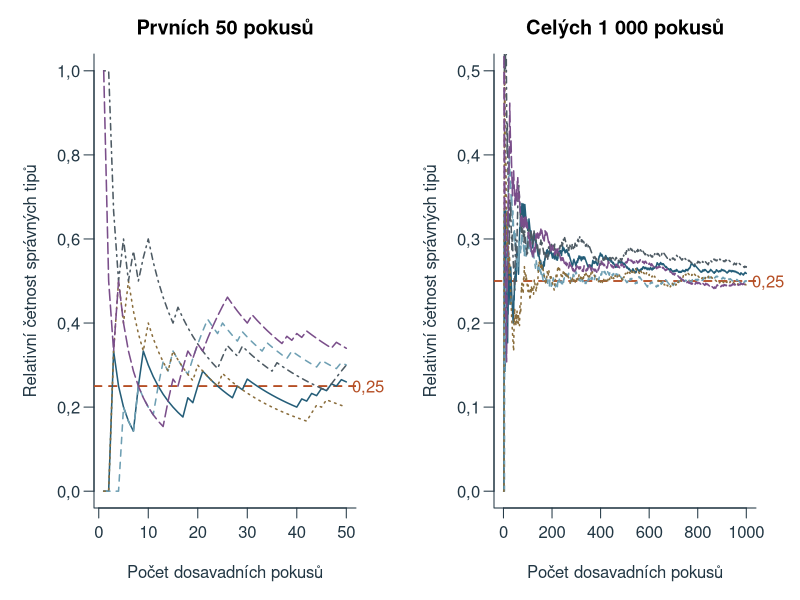
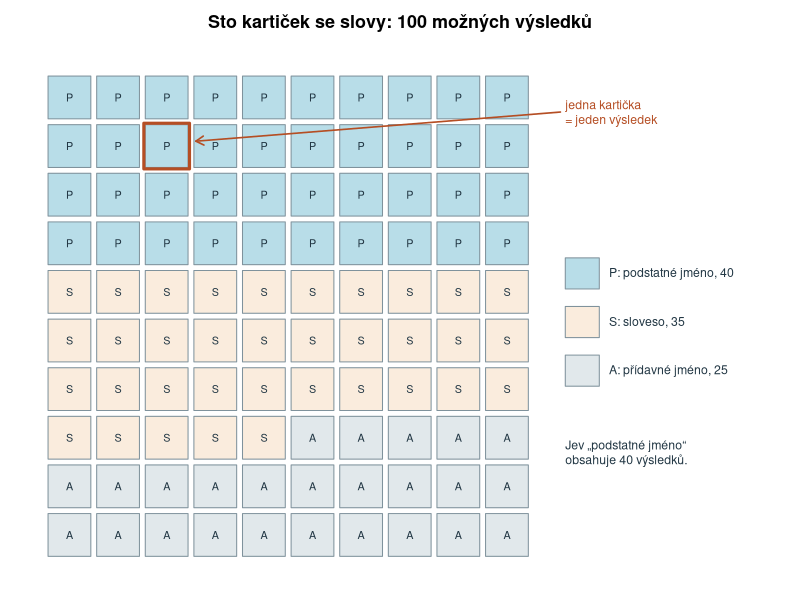
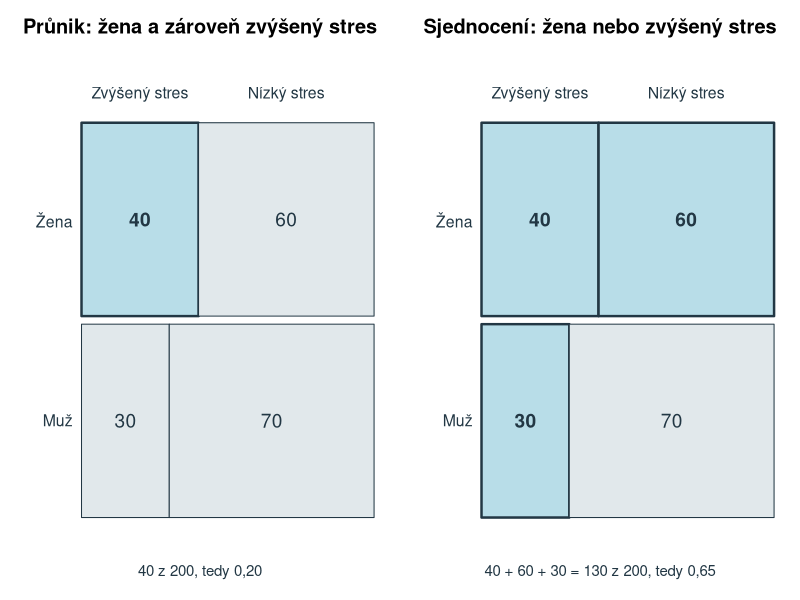
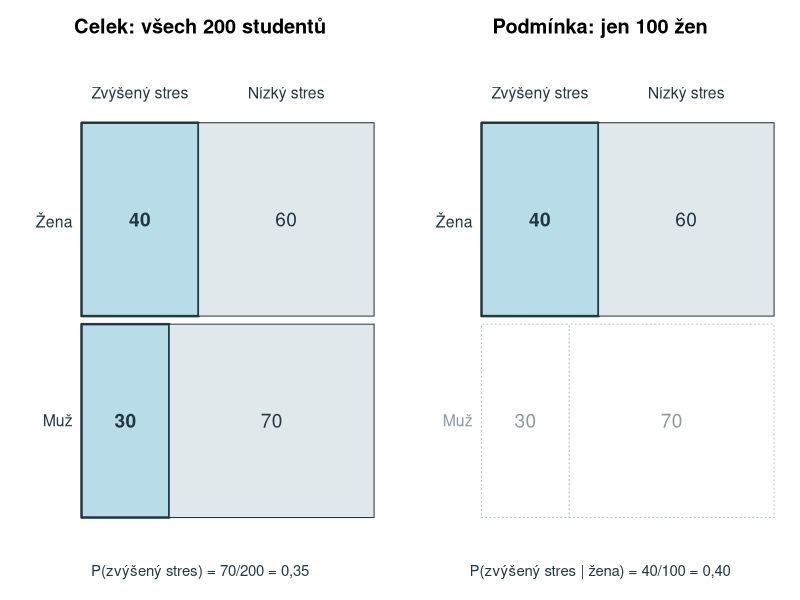
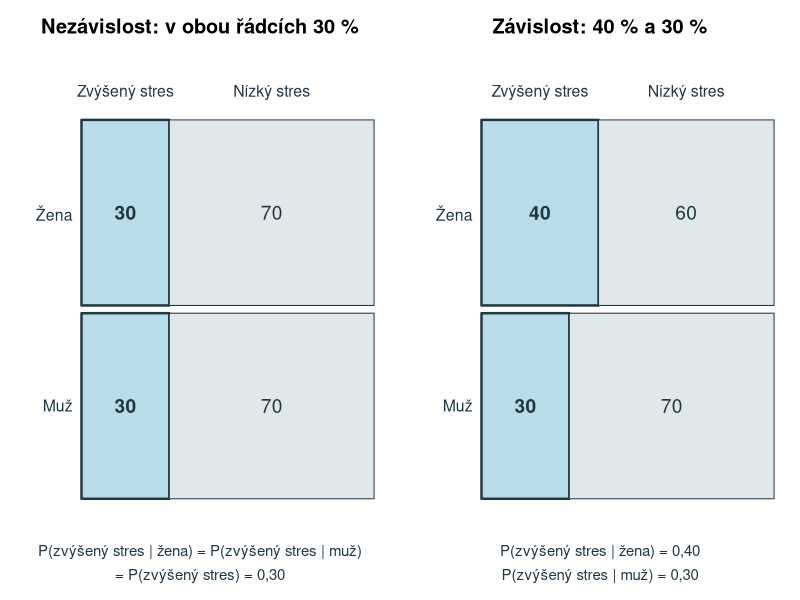
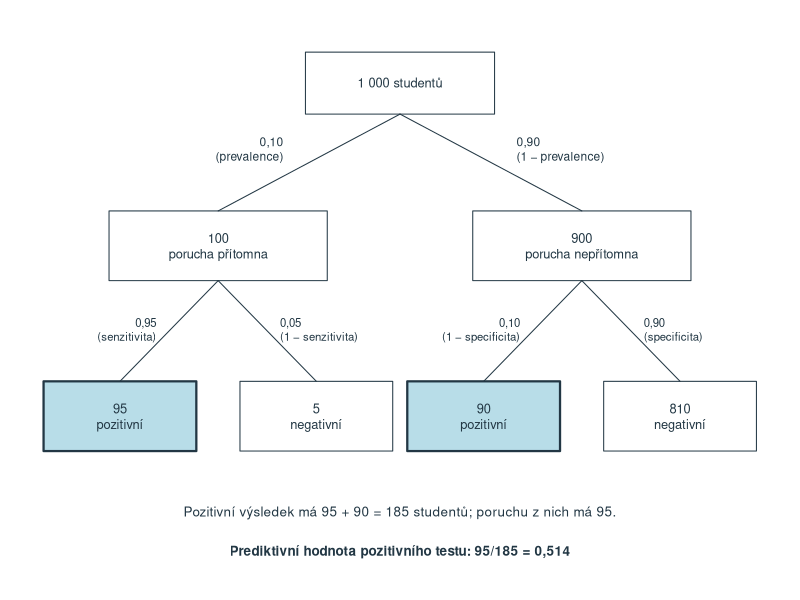
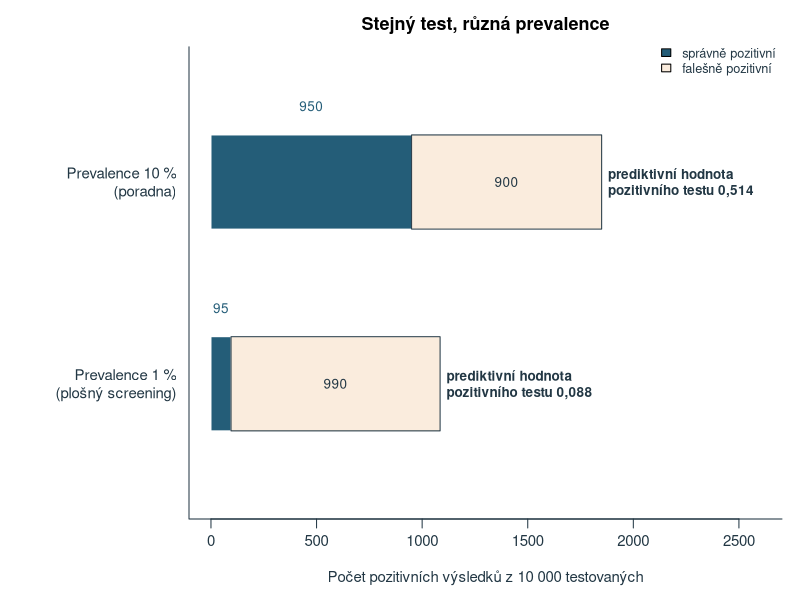
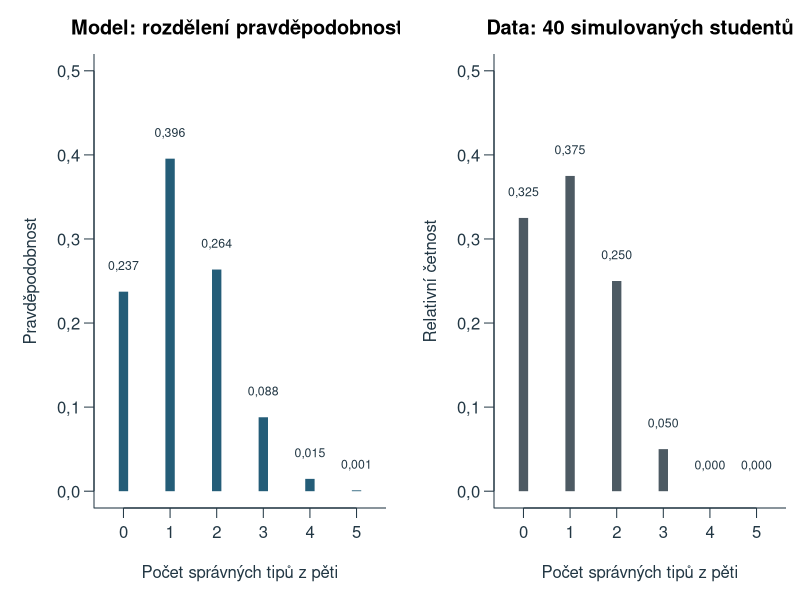

Write R code to recreate these figures, in order.
# Original teaching examples for chapter 5; base R, UTF-8, deterministic project-root paths.
# Model values and simulations only; no empirical psychological data.
ch5_out <- 'assets/chapter-05/plots'
ch5_old_options <- options(OutDec=',')
dir.create(ch5_out,recursive=TRUE,showWarnings=FALSE)
ch5_blue <- '#245D78'; ch5_orange <- '#B54E24'; ch5_fill <- '#B8DDE8'; ch5_gray <- '#4D5A63'; ch5_pale <- '#E1E8EB'; ch5_sand <- '#FAECDD'
ch5_num <- function(x,digits=3) formatC(x,format='f',digits=digits,decimal.mark=',')
ch5_draw <- function(name,code,width=8,height=4.5) {
  svg(file.path(ch5_out,paste0(name,'.svg')),width=width,height=height,family='sans',bg='white')
  par(mar=c(4.5,4.5,2.6,.8),mgp=c(2.7,.7,0),las=1,col.axis='#223744',col.lab='#223744',fg='#223744',cex=.9)
  force(code); dev.off()
}
# Fixed teaching inputs -------------------------------------------------------
ch5_cards <- c(podstatna=40,slovesa=35,pridavna=25)
ch5_dependent <- matrix(c(40,60,30,70),2,byrow=TRUE,dimnames=list(c('Žena','Muž'),c('Zvýšený stres','Nízký stres')))
ch5_independent <- matrix(c(30,70,30,70),2,byrow=TRUE,dimnames=dimnames(ch5_dependent))
ch5_sens <- .95; ch5_spec <- .90
# Natural frequencies: state present/absent by positive/negative result.
ch5_screen <- function(total,prev,sens=ch5_sens,spec=ch5_spec) {
  present <- total*prev; absent <- total-present
  c(present=present,absent=absent,tp=present*sens,fn=present*(1-sens),fp=absent*(1-spec),tn=absent*spec)
}
ch5_ppv <- function(f) unname(f['tp']/(f['tp']+f['fp']))
ch5_npv <- function(f) unname(f['tn']/(f['tn']+f['fn']))
ch5_n <- 5; ch5_pi <- .25
# Simulations: guessing one of four options; seeds fixed for reproducible figures.
set.seed(5)
ch5_runs <- vapply(1:5,function(j) cumsum(rbinom(1000,1,ch5_pi))/(1:1000),numeric(1000))
set.seed(20261012)
ch5_sim_hadani <- rbinom(40,ch5_n,ch5_pi)
# Figures -----------------------------------------------------------------------
ch5_draw('relativni-cetnost', {
  par(mfrow=c(1,2),mar=c(4.6,4.7,2.7,2.2))
  cols <- c(ch5_blue,'#6E9FB3','#8A6D3B',ch5_gray,'#7A4E8A')
  for(k in 1:2) {
    m <- c(50,1000)[k]
    plot(NA,xlim=c(1,m),ylim=c(0,if(k==1)1 else .5),xlab='Počet dosavadních pokusů',ylab='Relativní četnost správných tipů',main=c('Prvních 50 pokusů','Celých 1 000 pokusů')[k],bty='l')
    abline(h=ch5_pi,lty=2,lwd=1.8,col=ch5_orange)
    for(j in 1:5) lines(1:m,ch5_runs[1:m,j],col=cols[j],lwd=1.5,lty=j)
    axis(4,at=ch5_pi,labels='0,25',col.axis=ch5_orange,tick=FALSE,line=-.9)
  }
},width=10,height=4.4)
ch5_draw('karticky', {
  par(mar=c(.6,.6,2.4,.6))
  plot(NA,xlim=c(0,14.6),ylim=c(-.2,10.2),axes=FALSE,xlab='',ylab='',asp=1,main='Sto kartiček se slovy: 100 možných výsledků')
  kind <- rep(1:3,ch5_cards); fills <- c(ch5_fill,ch5_sand,ch5_pale); lab <- c('P','S','A')
  for(i in 0:99) {
    x <- i%%10; y <- 9-i%/%10
    rect(x+.06,y+.06,x+.94,y+.94,col=fills[kind[i+1]],border='#7F929C')
    text(x+.5,y+.5,lab[kind[i+1]],cex=.72)
  }
  rect(2.03,8.03,2.97,8.97,border=ch5_orange,lwd=3)
  arrows(10.6,9.2,3.1,8.6,length=.09,col=ch5_orange,lwd=1.6)
  text(10.7,9.2,'jedna kartička\n= jeden výsledek',adj=0,cex=.82,col=ch5_orange)
  rect(10.7,5.5+.06,11.4,6.2,col=fills[1],border='#7F929C'); text(11.6,5.87,'P: podstatné jméno, 40',adj=0,cex=.82)
  rect(10.7,4.5+.06,11.4,5.2,col=fills[2],border='#7F929C'); text(11.6,4.87,'S: sloveso, 35',adj=0,cex=.82)
  rect(10.7,3.5+.06,11.4,4.2,col=fills[3],border='#7F929C'); text(11.6,3.87,'A: přídavné jméno, 25',adj=0,cex=.82)
  text(10.7,2.2,'Jev „podstatné jméno“\nobsahuje 40 výsledků.',adj=0,cex=.82)
},width=8.6,height=5.6)
# Mosaic of a 2 x 2 table: rows have equal height, widths show row proportions.
ch5_mosaic <- function(tab,highlight,main,dim_row=integer(0)) {
  plot(NA,xlim=c(-.19,1),ylim=c(-.02,1.12),axes=FALSE,xlab='',ylab='',main=main)
  for(r in 1:2) {
    y1 <- 1-(r-1)*.5; y0 <- y1-.5; w <- tab[r,1]/sum(tab[r,])
    xs <- list(c(0,w),c(w,1))
    for(cc in 1:2) {
      on <- highlight[r,cc]; faded <- r %in% dim_row
      rect(xs[[cc]][1],y0+.01,xs[[cc]][2],y1-.01,col=if(on) ch5_fill else if(faded) 'white' else ch5_pale,border=if(faded) '#B5C1C8' else '#223744',lwd=if(on) 2.4 else 1,lty=if(faded) 3 else 1)
      text(mean(xs[[cc]]),(y0+y1)/2,tab[r,cc],cex=1.15,font=if(on) 2 else 1,col=if(faded) '#8A99A2' else '#223744')
    }
    text(-.03,(y0+y1)/2,rownames(tab)[r],adj=1,cex=.95,col=if(r %in% dim_row) '#8A99A2' else '#223744')
  }
  text(tab[1,1]/sum(tab[1,])/2,1.06,colnames(tab)[1],cex=.95); text((1+tab[1,1]/sum(tab[1,]))/2,1.06,colnames(tab)[2],cex=.95)
}
ch5_draw('prunik-sjednoceni', {
  par(mfrow=c(1,2),mar=c(2.6,.6,2.6,.6))
  ch5_mosaic(ch5_dependent,matrix(c(TRUE,FALSE,FALSE,FALSE),2,byrow=TRUE),'Průnik: žena a zároveň zvýšený stres')
  mtext('40 z 200, tedy 0,20',1,line=.6,cex=.9)
  ch5_mosaic(ch5_dependent,matrix(c(TRUE,TRUE,TRUE,FALSE),2,byrow=TRUE),'Sjednocení: žena nebo zvýšený stres')
  mtext('40 + 60 + 30 = 130 z 200, tedy 0,65',1,line=.6,cex=.9)
},width=10,height=4.2)
ch5_draw('podmineni', {
  par(mfrow=c(1,2),mar=c(2.6,.6,2.6,.6))
  ch5_mosaic(ch5_dependent,matrix(c(TRUE,FALSE,TRUE,FALSE),2,byrow=TRUE),'Celek: všech 200 studentů')
  mtext('P(zvýšený stres) = 70/200 = 0,35',1,line=.6,cex=.9)
  ch5_mosaic(ch5_dependent,matrix(c(TRUE,FALSE,FALSE,FALSE),2,byrow=TRUE),'Podmínka: jen 100 žen',dim_row=2)
  mtext('P(zvýšený stres | žena) = 40/100 = 0,40',1,line=.6,cex=.9)
},width=10,height=4.2)
ch5_draw('nezavislost', {
  par(mfrow=c(1,2),mar=c(3.6,.6,2.6,.6))
  ch5_mosaic(ch5_independent,matrix(c(TRUE,FALSE,TRUE,FALSE),2,byrow=TRUE),'Nezávislost: v obou řádcích 30 %')
  mtext('P(zvýšený stres | žena) = P(zvýšený stres | muž)',1,line=.6,cex=.9); mtext('= P(zvýšený stres) = 0,30',1,line=1.8,cex=.9)
  ch5_mosaic(ch5_dependent,matrix(c(TRUE,FALSE,TRUE,FALSE),2,byrow=TRUE),'Závislost: 40 % a 30 %')
  mtext('P(zvýšený stres | žena) = 0,40',1,line=.6,cex=.9); mtext('P(zvýšený stres | muž) = 0,30',1,line=1.8,cex=.9)
},width=10,height=4.2)
ch5_box <- function(x,y,w,h,label,fill='white',lwd=1,cex=.86) { rect(x-w/2,y-h/2,x+w/2,y+h/2,col=fill,border='#223744',lwd=lwd); text(x,y,label,cex=cex) }
ch5_draw('strom', {
  par(mar=c(.4,.4,.4,.4))
  f <- ch5_screen(1000,.10)
  plot(NA,xlim=c(0,10),ylim=c(0,7),axes=FALSE,xlab='',ylab='')
  ch5_box(5,6.3,2.6,.8,'1 000 studentů')
  ch5_box(2.5,4.2,3,.9,paste0(f['present'],'\nporucha přítomna')); ch5_box(7.5,4.2,3,.9,paste0(f['absent'],'\nporucha nepřítomna'))
  segments(5,5.9,2.5,4.65); segments(5,5.9,7.5,4.65)
  text(3.4,5.45,'0,10\n(prevalence)',cex=.8,adj=1); text(6.6,5.45,'0,90\n(1 − prevalence)',cex=.8,adj=0)
  xs <- c(1.15,3.85,6.15,8.85); labs <- c(paste0(f['tp'],'\npozitivní'),paste0(f['fn'],'\nnegativní'),paste0(f['fp'],'\npozitivní'),paste0(f['tn'],'\nnegativní'))
  for(i in 1:4) { ch5_box(xs[i],2,2.1,.9,labs[i],fill=if(i %in% c(1,3)) ch5_fill else 'white',lwd=if(i %in% c(1,3)) 2.2 else 1); segments(c(2.5,2.5,7.5,7.5)[i],3.75,xs[i],2.45) }
  text(c(1.65,6.65),3.12,c('0,95\n(senzitivita)','0,10\n(1 − specificita)'),cex=.76,adj=1)
  text(c(3.35,8.35),3.12,c('0,05\n(1 − senzitivita)','0,90\n(specificita)'),cex=.76,adj=0)
  text(5,.75,'Pozitivní výsledek má 95 + 90 = 185 studentů; poruchu z nich má 95.',cex=.9)
  text(5,.25,'Prediktivní hodnota pozitivního testu: 95/185 = 0,514',cex=.9,font=2)
},width=8.6,height=5.4)
ch5_draw('dve-prevalence', {
  par(mar=c(4.5,10.5,2.6,1))
  a <- ch5_screen(10000,.10); b <- ch5_screen(10000,.01)
  plot(NA,xlim=c(0,2600),ylim=c(.3,2.9),yaxt='n',xlab='Počet pozitivních výsledků z 10 000 testovaných',ylab='',bty='l',main='Stejný test, různá prevalence')
  axis(2,at=c(2.2,1),labels=c('Prevalence 10 %\n(poradna)','Prevalence 1 %\n(plošný screening)'),tick=FALSE)
  for(k in 1:2) {
    f <- list(a,b)[[k]]; y <- c(2.2,1)[k]
    rect(0,y-.28,f['tp'],y+.28,col=ch5_blue,border='white'); rect(f['tp'],y-.28,f['tp']+f['fp'],y+.28,col=ch5_sand,border='#223744')
    text(f['tp']/2,y+.45,f['tp'],cex=.9,col=ch5_blue); text(f['tp']+f['fp']/2,y,f['fp'],cex=.9)
    text(f['tp']+f['fp']+30,y,paste0('prediktivní hodnota\npozitivního testu ',ch5_num(ch5_ppv(f))),adj=0,cex=.9,font=2,xpd=NA)
  }
  legend('topright',c('správně pozitivní','falešně pozitivní'),fill=c(ch5_blue,ch5_sand),bty='n',cex=.85,inset=c(0,-.02))
},width=9,height=4.2)
ch5_draw('rozdeleni-model-data', {
  par(mfrow=c(1,2),mar=c(4.6,4.7,2.7,.7))
  k <- 0:ch5_n; p <- dbinom(k,ch5_n,ch5_pi); obs <- as.numeric(table(factor(ch5_sim_hadani,levels=k)))/length(ch5_sim_hadani)
  plot(k,p,type='h',lwd=9,lend=1,col=ch5_blue,xlim=c(-.4,5.4),ylim=c(0,.5),xlab='Počet správných tipů z pěti',ylab='Pravděpodobnost',main='Model: rozdělení pravděpodobnosti',bty='l')
  text(k,p+.03,ch5_num(p),cex=.74)
  plot(k,obs,type='h',lwd=9,lend=1,col=ch5_gray,xlim=c(-.4,5.4),ylim=c(0,.5),xlab='Počet správných tipů z pěti',ylab='Relativní četnost',main='Data: 40 simulovaných studentů',bty='l')
  text(k,obs+.03,ch5_num(obs),cex=.74)
},width=10,height=4.4)
# Two guesses with four options: from the random experiment to the distribution of X.
ch5_two <- c(NN=.75*.75,NS=.75*.25,SN=.25*.75,SS=.25*.25)
ch5_two_dist <- c(ch5_two['NN'],ch5_two['NS']+ch5_two['SN'],ch5_two['SS'])
ch5_draw('od-pokusu-k-rozdeleni', {
  par(mar=c(.3,.3,.3,.3))
  plot(NA,xlim=c(0,10),ylim=c(0,10),axes=FALSE,xlab='',ylab='')
  ink <- '#223744'
  # Random experiment
  rect(1.5,9.27,8.5,9.85,col=ch5_pale,border=ink)
  text(5,9.56,'Náhodný pokus: tip na dvě otázky se čtyřmi možnostmi (π = 0,25)',cex=.9,font=2)
  arrows(5,9.27,5,8.98,length=.07,col=ink)
  # Sample space
  rect(.15,5.55,9.85,8.95,border=ink,lwd=1.3)
  text(.35,8.72,'Výběrový prostor: všechny možné výsledky',adj=0,cex=.88,font=2)
  text(9.65,8.72,'jistý jev, součet pravděpodobností:',adj=1,cex=.74,col=ch5_gray)
  text(9.65,8.45,'0,5625 + 0,1875 + 0,1875 + 0,0625 = 1',adj=1,cex=.74,col=ch5_gray)
  # Event A = {X = 1}
  rect(2.85,5.72,7.15,8.25,col='#EEF6F9',border=ch5_blue,lty=2,lwd=1.5)
  text(5,6.72,'Jev A = {X = 1}: právě jedna správná odpověď',cex=.8,font=2,col=ch5_blue)
  text(5,6.33,'P(A) = 0,1875 + 0,1875 = 0,375',cex=.8,col=ch5_blue)
  text(5,5.97,'Tentýž jev jako X = 1, proto P(A) = P(X = 1).',cex=.76,col=ch5_blue)
  # Outcomes
  xs <- c(NN=1.4,NS=4,SN=6,SS=8.6)
  calc <- c(NN='0,75 × 0,75 = 0,5625',NS='0,75 × 0,25 = 0,1875',SN='0,25 × 0,75 = 0,1875',SS='0,25 × 0,25 = 0,0625')
  for(o in names(xs)) {
    hl <- o=='NN'
    rect(xs[o]-.98,7.07,xs[o]+.98,8.02,col='white',border=if(hl) ch5_orange else ink,lwd=if(hl) 2.6 else 1)
    text(xs[o],7.75,o,cex=1.05,font=2)
    text(xs[o],7.33,calc[o],cex=.7)
  }
  text(xs['NN'],8.25,'jeden výsledek',cex=.8,col=ch5_orange,font=2)
  text(xs['SS'],6.9,'S = správně, N = nesprávně',cex=.68,col=ch5_gray)
  # Random variable: rule and values
  vx <- c(1.4,5,8.6); tgt <- c(NN=1,NS=2,SN=2,SS=3)
  for(o in names(xs)) arrows(xs[o],5.55,vx[tgt[o]],4.3,length=.08,col=ink,lwd=1.2)
  text(2.95,5.08,'náhodná proměnná X (pravidlo):',cex=.78,font=2)
  text(2.95,4.78,'počet správných odpovědí',cex=.78)
  for(i in 1:3) { rect(vx[i]-.42,3.73,vx[i]+.42,4.28,col=ch5_sand,border=ink); text(vx[i],4.0,i-1,cex=1.05,font=2) }
  text(3.2,4.0,'hodnoty náhodné proměnné',cex=.74,font=3,col=ch5_gray)
  text(6.8,4.0,'hodnoty náhodné proměnné',cex=.74,font=3,col=ch5_gray)
  # Distribution
  text(.35,3.3,'Rozdělení pravděpodobnosti X',adj=0,cex=.88,font=2)
  text(9.65,3.3,'součet: 0,5625 + 0,375 + 0,0625 = 1',adj=1,cex=.74,col=ch5_gray)
  segments(.3,.55,9.7,.55,col=ink)
  h <- ch5_two_dist*3.6
  lab <- c('P(X = 0) = 0,5625','P(X = 1) = 0,1875 + 0,1875 = 0,375','P(X = 2) = 0,0625')
  for(i in 1:3) {
    rect(vx[i]-.45,.55,vx[i]+.45,.55+h[i],col=if(i==2) ch5_fill else ch5_pale,border=ink,lwd=if(i==2) 2 else 1)
    text(vx[i],.55+h[i]+.22,lab[i],cex=.78,font=if(i==2) 2 else 1)
    text(vx[i],.3,paste0('X = ',i-1),cex=.78)
  }
},width=9,height=8)
ch5_draw('kombinace', {
  par(mar=c(.5,.5,2.4,.5))
  cmb <- combn(5,2)
  plot(NA,xlim=c(-.4,12.4),ylim=c(-.2,6.2),axes=FALSE,xlab='',ylab='',main='Deset způsobů, jak mít právě 2 z 5 tipů správně')
  for(j in 1:10) {
    x0 <- ((j-1)%/%5)*6.6; y <- 5-(j-1)%%5
    text(x0-.1,y,paste0(j,'.'),adj=1,cex=.85)
    for(q in 1:5) {
      hit <- q %in% cmb[,j]
      symbols(x0+q*.95,y,circles=.33,inches=FALSE,add=TRUE,bg=if(hit) ch5_blue else 'white',fg='#223744')
      text(x0+q*.95,y,if(hit) 'S' else 'N',cex=.74,col=if(hit) 'white' else '#223744')
    }
  }
  text(6,-.05,'S = správně, N = nesprávně; pořadí kroužků odpovídá otázkám 1 až 5.',cex=.82)
},width=8.6,height=4.8)
ch5_bars <- function(n,p,main,highlight=NULL,xlim=NULL,ylim=NULL,lwd=7) {
  k <- 0:n; pr <- dbinom(k,n,p)
  if(is.null(xlim)) xlim <- c(0,n)
  if(is.null(ylim)) ylim <- c(0,max(pr)*1.18)
  col <- rep(ch5_blue,length(k)); if(!is.null(highlight)) col <- ifelse(k %in% highlight,ch5_orange,'#A9BAC3')
  plot(k,pr,type='h',lwd=lwd,lend=1,col=col,xlim=xlim,ylim=ylim,xlab='Počet úspěchů k',ylab='Pravděpodobnost',main=main,bty='l')
}
ch5_draw('binomicke-tvar', {
  par(mfrow=c(2,2),mar=c(4.3,4.6,2.5,.6))
  ch5_bars(5,.25,'n = 5, π = 0,25',ylim=c(0,.45),lwd=10)
  ch5_bars(20,.25,'n = 20, π = 0,25',ylim=c(0,.45))
  ch5_bars(20,.5,'n = 20, π = 0,50',ylim=c(0,.45))
  ch5_bars(20,.9,'n = 20, π = 0,90',ylim=c(0,.45))
},width=9.4,height=6.6)
ch5_draw('binom-oblasti', {
  par(mfrow=c(1,3),mar=c(4.5,4.2,2.6,.5),mgp=c(2.5,.6,0),cex=.85)
  ch5_bars(20,.25,'Právě 5',highlight=5,ylim=c(0,.24),lwd=5); text(13,.2,ch5_num(dbinom(5,20,.25)),cex=1.05,col=ch5_orange)
  ch5_bars(20,.25,'Nejvýše 5',highlight=0:5,ylim=c(0,.24),lwd=5); text(13,.2,ch5_num(pbinom(5,20,.25)),cex=1.05,col=ch5_orange)
  ch5_bars(20,.25,'Alespoň 10',highlight=10:20,ylim=c(0,.24),lwd=5); text(13,.2,ch5_num(1-pbinom(9,20,.25)),cex=1.05,col=ch5_orange)
},width=10,height=3.9)
ch5_draw('aproximace', {
  par(mfrow=c(1,2),mar=c(4.6,4.7,2.7,.7))
  ch5_bars(20,.05,'n = 20, π = 0,05: podmínka nesplněna',xlim=c(-3,8),ylim=c(0,.45),lwd=9)
  curve(dnorm(x,20*.05,sqrt(20*.05*.95)),from=-3,to=8,add=TRUE,col=ch5_blue,lwd=2,lty=2,n=400)
  abline(v=0,lty=3,col=ch5_gray); text(-1.6,.3,'záporný počet
není možný',cex=.78,col=ch5_gray)
  ch5_bars(200,.6,'n = 200, π = 0,60: podmínka splněna',highlight=135:200,xlim=c(95,145),ylim=c(0,.066),lwd=3)
  curve(dnorm(x,200*.6,sqrt(200*.6*.4)),from=95,to=145,add=TRUE,col=ch5_blue,lwd=2,lty=2,n=400)
  text(139,.03,'135\na více',cex=.82,col=ch5_orange)
  legend('topleft',c('binomické pravděpodobnosti','normální křivka'),lty=c(1,2),lwd=c(4,2),col=c('#A9BAC3',ch5_blue),bty='n',cex=.74)
},width=10,height=4.4)
options(ch5_old_options)
